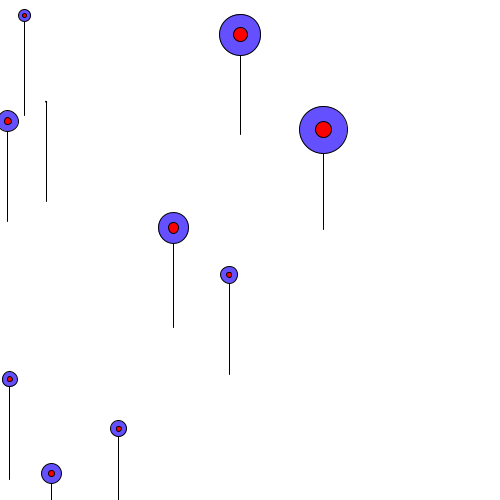
Frame 1 (no input)
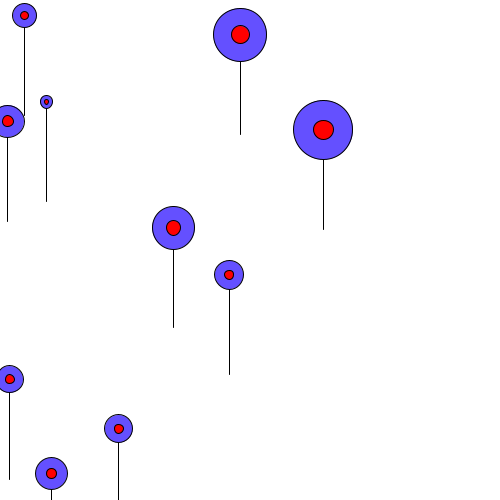
Frame 60 (the mouse pressed at the canvas centre just before this capture)
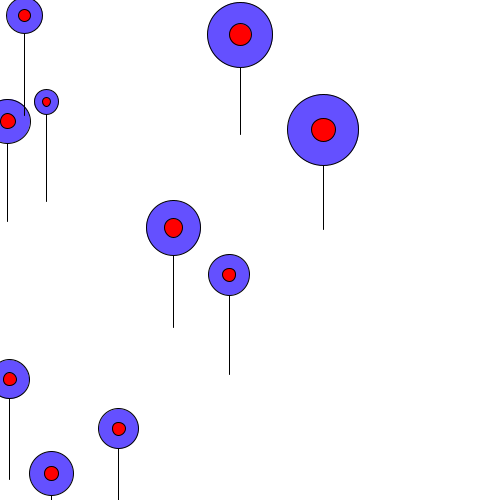
Frame 120 (the mouse held since frame 60 and released just before this capture)

The Processing sketch that drew these frames (run headless with seeded random() and noise(); from frame 60 on, the mouse is pressed at the canvas centre):

// Processing sketch: processing_72314
// ── processing_72314.pde

int flowerNum = 10;

float[] xn = new float [flowerNum];  //create x axis array
float[] yn = new float [flowerNum];  //create y axis array
float[] s= new float [flowerNum];    //create s array for size

void setup() {
  size(500, 500);

  int i = 0;
  while (i<flowerNum) {
    xn[i] = random(500);
    yn[i] = random(500);

    s[i] = random(50); 
    i++;
  }
}

void draw() {

  background(255);
  int i = 0;
  while (i<flowerNum) {
    line(xn[i], yn[i], xn[i]+0, yn[i]+100);
    fill(100, 80, 255); //colour circle blue
    ellipse(xn[i], yn[i], s[i], s[i]);
    fill(255, 0, 0);                        //add a red centre to flower
    ellipse(xn[i], yn[i], s[i]/3, s[i]/3);     //add a red centre to flower
    if (s[i] <100) {
      s[i] = s[i] + 0.2;
    }
//    else {
//     s[i] = 0;
//    }               // add these lines of code to repeat the growing process



    i++;
  }
}
